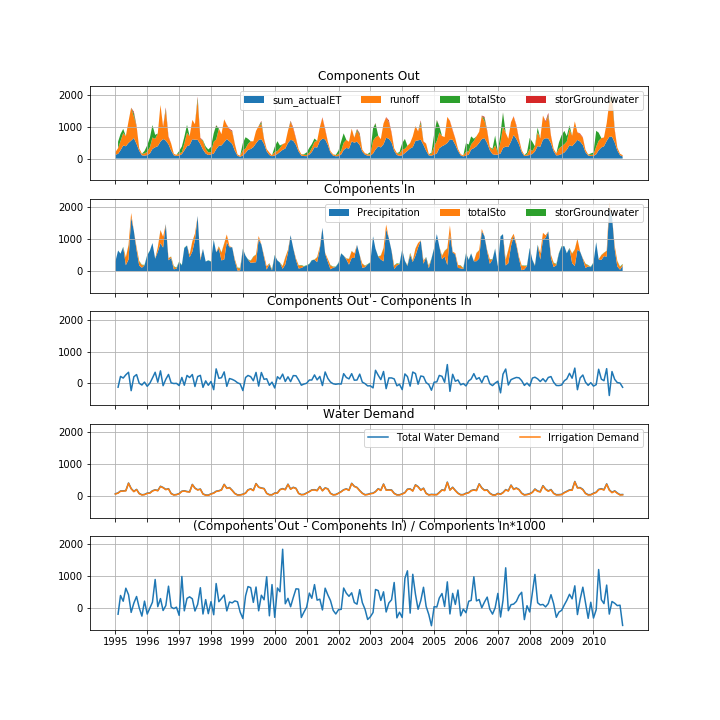

The script that saved this image:
# -*- coding: utf-8 -*-
"""
Created on Wed Jun 13 11:44:44 2018

@author: wangy
"""
import xarray as xr
import pandas as pd
import numpy as np
import matplotlib.pyplot as plt
import os

outpath = os.path.join('..', 'CWATM_outputTemp')

dom = [31,28.25,31,30,31,30,31,31,30,31,30,31]
time = pd.date_range('1995-01-01', '2010-12-31', freq='1MS')

# Fluxes
fluxlist = ['Precipitation', 'sum_actualET', 'runoff']
flux_components = {}
for ff in fluxlist:
    f = xr.open_dataset(os.path.join(outpath, ff + '_monthavg.nc'), \
                        decode_times=False)
    print(ff + ' Unit: '+f[ff+'_monthavg'].units)
    flux_components[ff] = f[ff+'_monthavg'].sum(dim=['lat', 'lon'])
    # ---- the flux have to be multiplied by the number of days in a month
    #      because of the monthly average
    flux_components[ff] *= np.array(dom * int(len(flux_components[ff])/12))
    f.close()
flux_components = pd.DataFrame.from_dict(flux_components)
flux_in = flux_components['Precipitation']
flux_out = flux_components.iloc[:,1:]


# Human activities
# 'waterDemand' is not in the water balance in, because it is implicit in 
# ET & Runoff
humlist = ['waterDemand', 'sumIrrDemand']
hum_components = {}
for ff in humlist:
    f = xr.open_dataset(os.path.join(outpath, ff + '_monthavg.nc'), \
                        decode_times=False)
    print(ff + ' Unit: '+f[ff+'_monthavg'].units)
    hum_components[ff] = f[ff+'_monthavg'].sum(dim=['lat', 'lon'])
    # ---- the flux have to be multiplied by the number of days in a month
    #      because of the monthly average
    hum_components[ff] *= np.array(dom * int(len(hum_components[ff])/12))
    f.close()
hum_components = pd.DataFrame.from_dict(hum_components)


# Storage change
storlist = ['totalSto', 'storGroundwater']
stor_components = {}
for ff in storlist:
    f = xr.open_dataset(os.path.join(outpath, ff + '_monthavg.nc'), \
                        decode_times=False)
    print(ff + ' Unit: '+f[ff+'_monthavg'].units)
    stor_components[ff] = f[ff+'_monthavg'].sum(dim=['lat', 'lon'])
    f.close()
stor_components = pd.DataFrame.from_dict(stor_components)
stor_change = stor_components.diff() # + more; - less


# Streamflow at outlet
Qsim_all = pd.read_csv(os.path.join('..', 'CWATM_outputTemp', \
                                    'discharge_monthavg.tss'), \
                       skiprows=17, header=None, sep='\s+', \
                       index_col=0)
Qsim1 = Qsim_all.iloc[:, -1]

# Plot
# ---- out components of water balance
wb_out = pd.concat([flux_out, stor_change * (stor_change>0.)], axis=1)
temp = list(wb_out.columns)
wb_out['default'] = 0.
wb_out = wb_out[['default'] + temp]
wb_out = wb_out.cumsum(axis=1)

# ---- in components of water balance
wb_in = pd.concat([flux_in, - stor_change * (stor_change<0.)], axis=1)
temp = list(wb_in.columns)
wb_in['default'] = 0.
wb_in = wb_in[['default'] + temp]
wb_in = wb_in.cumsum(axis=1)

# ---- plot the water balance and separately plot water demand
fig, axes = plt.subplots(5,1, sharex=True, sharey=True, figsize=(10,10))
axes = axes.flat
for ff in range(1, len(wb_out.columns)):
    axes[0].fill_between(time, wb_out.iloc[:, ff-1], wb_out.iloc[:, ff], \
                    label=wb_out.columns[ff])
axes[0].legend(loc='best', ncol=len(wb_out.columns)-1)
axes[0].set_title('Components Out')
axes[0].set_xticks(time[::12])
axes[0].grid('on')

for ff in range(1, len(wb_in.columns)):
    axes[1].fill_between(time, wb_in.iloc[:, ff-1], wb_in.iloc[:, ff], \
                    label=wb_in.columns[ff])
axes[1].legend(loc='best', ncol=len(wb_in.columns)-1)
axes[1].set_title('Components In')
axes[1].set_xticks(time[::12])
axes[1].grid('on')

axes[2].plot(time, wb_out.iloc[:,-1]-wb_in.iloc[:,-1])
axes[2].set_title('Components Out - Components In')
axes[2].set_xticks(time[::12])
axes[2].grid('on')

# ---- plot water demand
axes[3].plot(time, hum_components['waterDemand'], label='Total Water Demand')
axes[3].plot(time, hum_components['sumIrrDemand'], label='Irrigation Demand')
axes[3].legend(loc='best', ncol=2)
axes[3].set_title('Water Demand')
axes[3].set_xticks(time[::12])
axes[3].grid('on')

# ---- Components Out - Components In as 0.1% of Components In
axes[4].plot(time, (wb_out.iloc[:,-1]-wb_in.iloc[:,-1]) / \
                    wb_in.iloc[:,-1] * 1000.)
axes[4].set_title('(Components Out - Components In) / Components In*1000')
axes[4].set_xticks(time[::12])
axes[4].grid('on')

fig.savefig('plot_indus5min_waterbalance.png')
